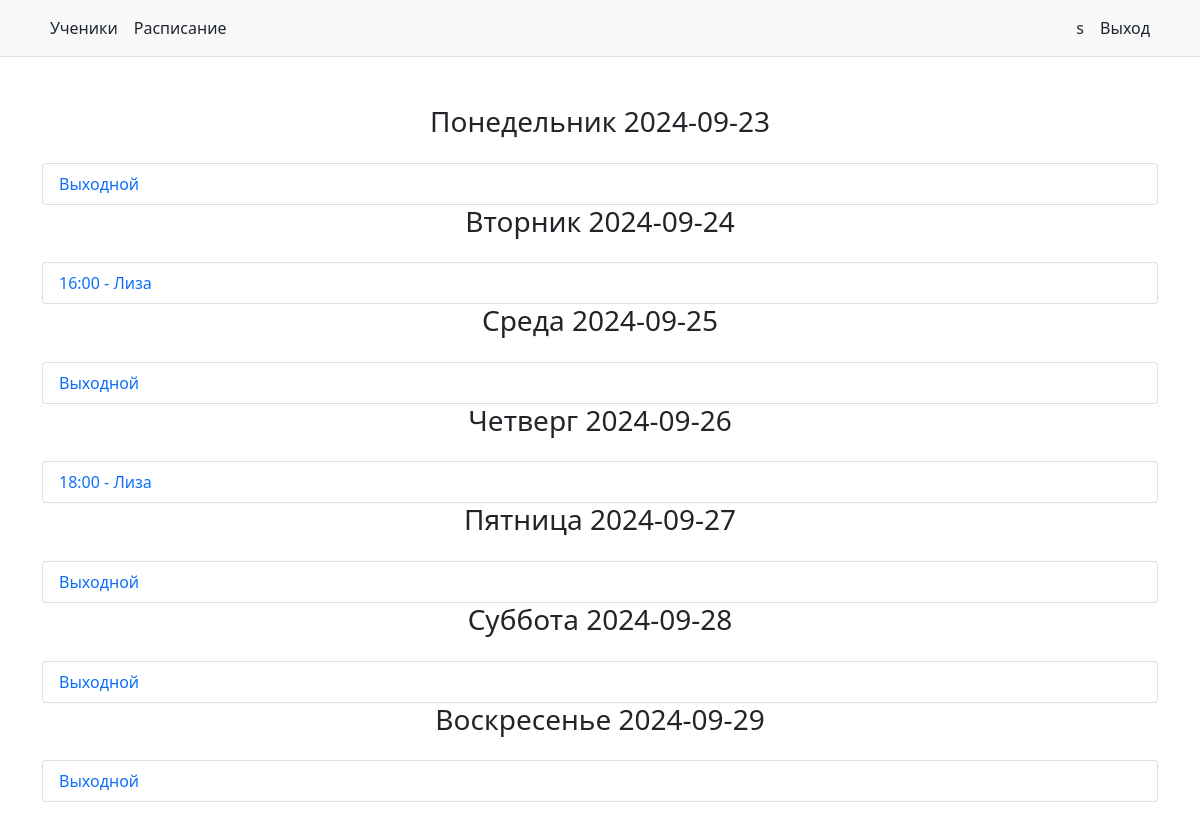
The app's page /schedule/ (signed in) with its own data.
### users/models.py (models this page shows, shortened)
class CustomUser(AbstractUser):
    username = models.CharField(
        max_length=50,
        unique=True,
        verbose_name="Логин",
    )
    email = models.EmailField(
        max_length=50,
        unique=True,
        verbose_name="Почта",
    )
    first_name = models.CharField(
        max_length=50,
        verbose_name="Ваше имя",
    )
    last_name = models.CharField(
        max_length=50,
        verbose_name="Ваша фамилия",
        blank=True,
        null=True,
    )
    cost = models.IntegerField(
        default=1000,
        verbose_name="Стоимость часа"
    )
    balance = models.IntegerField(
        default=0,
        verbose_name="Баланс"
    )
    is_student = models.BooleanField(
        default=False,
        verbose_name="Ученик"
    )
    class Meta:
        verbose_name = "Пользователь"
        verbose_name_plural = "Пользователи"

class Schedule(models.Model):
    choises = (
        ("Не выбрано", "Не выбрано"),
        ("Понедельник", "Понедельник"),
        ("Вторник", "Вторник"),
        ("Среда", "Среда"),
        ("Четверг", "Четверг"),
        ("Пятница", "Пятница"),
        ("Суббота", "Суббота"),
        ("Воскресенье", "Воскресенье")
    )
    student = models.ForeignKey(
        CustomUser,
        on_delete=models.CASCADE,
        related_name="schedule",
        verbose_name="Ученик"
    )
    weekday = models.CharField(
        max_length=50,
        default="Не выбрано",
        choices=choises,
        verbose_name="День недели",
    )
    time = models.TimeField(
        verbose_name="Время начала занятия"
    )
    class Meta:
        verbose_name = "День занятия"
        verbose_name_plural = "Дни занятий"

### accounting/views.py (the view)
# urls.py: path("schedule/", schedule, name="schedule"),
@staff_member_required
def schedule(request):
    week = datetime.datetime.now().isocalendar()[1]
    schedule_all = get_week_days()
    if not CreateSchedule.objects.filter(week_number=week):
        for elem in schedule_all:
            for people in elem[1]:
                data = {
                    "student": people.student,
                    "date": f"{elem[0].split()[1]} {str(people.time)}"
                }
                Lesson.objects.create(**data)
        CreateSchedule.objects.create(week_number=week, is_created=True)
    else:
        print(True)
    return render(
        request,
        "accounting/schedule.html",
        {
            "week": schedule_all
        }
    )

### accounting/views.py (called while the page is built)
def get_week_days(year=datetime.datetime.today().year, week=datetime.datetime.now().isocalendar()[1]):
    first_day_of_year = datetime.datetime(year, 1, 1)
    first_weekday = first_day_of_year + datetime.timedelta(weeks=week - 1)
    week_days = []
    weekdays = {
        0: "Понедельник",
        1: "Вторник",
        2: "Среда",
        3: "Четверг",
        4: "Пятница",
        5: "Суббота",
        6: "Воскресенье",
    }
    for i in range(7):
        a = first_weekday + datetime.timedelta(days=i)
        b = Schedule.objects.filter(weekday=weekdays.get(i))
        elem = [f'{weekdays.get(i)} {a.strftime("%Y-%m-%d")}', sorted(b, key=lambda x: x.time)]
        week_days.append(elem)
    return week_days

### templates/accounting/schedule.html (shortened to what this page needs)
{% extends 'base.html' %}
{% load static %}
{% block content %}
    {% block static %}
        <link rel="stylesheet" href={% static "css/style.css" %}>
    {% endblock %}
    <div class="container py-5">
    {% for day, schedule in week %}
        <h3 class="text-center mb-4">{{ day }}</h3>
        <ul class="list-group">
        {% if not schedule %}
            <li class="list-group-item">
                    <a class="text-decoration-none">Выходной</a>
                </li>
        {% endif %}
            {% for elem in schedule %}
                <li class="list-group-item">
                    <a href="{% url "accounting:schedule_detail" elem.student.pk day elem.time %}" class="text-decoration-none">{{ elem.time }} - {{ elem.student.first_name }}</a>
                </li>
            {% endfor %}
        </ul>
    {% endfor %}
    </div>
{% endblock %}

### templates/base.html (shortened to what this page needs)
<!DOCTYPE html>
<html lang="en" class="no-js">
<head>
    {% load static %}
    {% block static %}
    {% endblock %}
<link rel="stylesheet" href="https://cdn.jsdelivr.net/npm/bootstrap@5.0.2/dist/css/bootstrap.min.css">
</head>
<body>
{% include "includes/header.html" %}
{% block content %}
{% endblock %}
{% include "includes/footer.html" %}
</body>
</html>

### templates/includes/header.html
{% if user.is_authenticated %}
<header>
    <nav class="py-2 bg-light border-bottom">
    <div class="container d-flex flex-wrap">
      <ul class="nav me-auto">
        <li class="nav-item"><a href="{% url "accounting:students" %}" class="nav-link link-dark px-2 " aria-current="page">Ученики</a></li>
        <li class="nav-item"><a href="{% url "accounting:schedule" %}" class="nav-link link-dark px-2">Расписание</a></li>
      </ul>
      <ul class="nav">
            {% if user.is_authenticated %}
                <li class="nav-item"><a href="#" class="nav-link link-dark px-2">{{ user.username }}</a></li>
                <li class="nav-item"><a href="{% url "users:logout" %}" class="nav-link link-dark px-2">Выход</a></li>
            {% else %}
            <li class="nav-item"><a href="{% url "users:signin" %}" class="nav-link link-dark px-2">Вход</a></li>
            {% endif %}
      </ul>
    </div>
  </nav>
</header>
{% endif %}

### templates/includes/footer.html (shortened to what this page needs)
<!DOCTYPE html>
<html lang="en">
<head>
</head>
<body>
</body>
</html>

### records on screen
CustomUser: username "s"
Schedule: day "Вторник 2024-09-24", time "16:00", student.first_name "Лиза"
Schedule: day "Четверг 2024-09-26", time "18:00", student.first_name "Лиза"

### other values on screen
{{ day }} "Понедельник 2024-09-23" "Среда 2024-09-25" "Пятница 2024-09-27" "Суббота 2024-09-28" "Воскресенье 2024-09-29"
